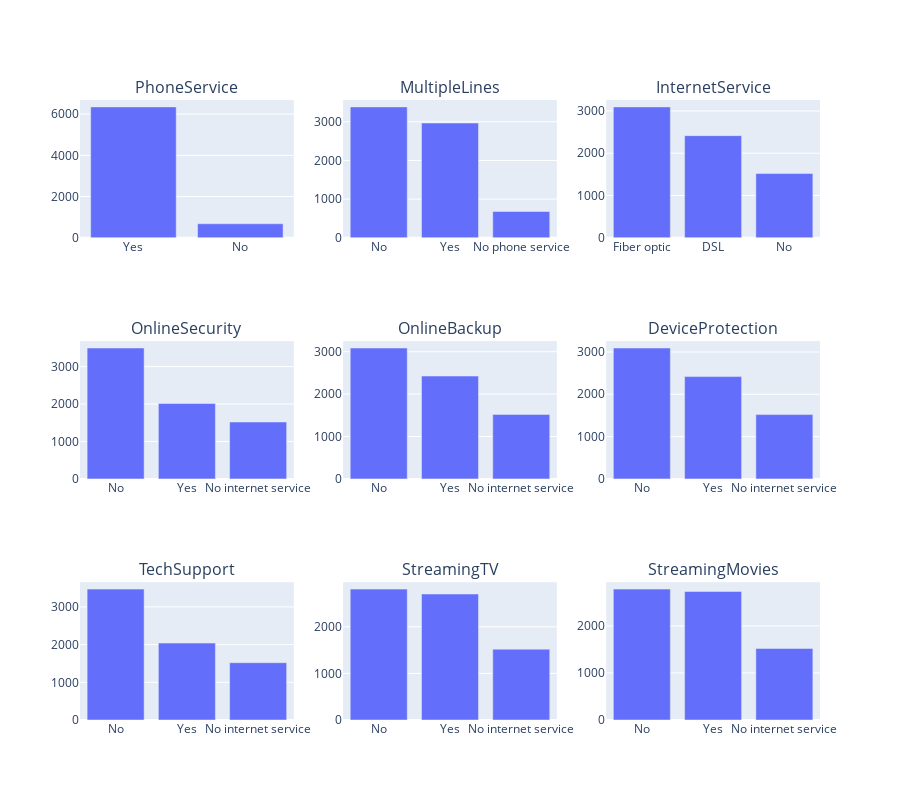

Write notebook code for a chart like this one.
### Code cell
services = ['PhoneService','MultipleLines','InternetService','OnlineSecurity', 'OnlineBackup','DeviceProtection','TechSupport','StreamingTV','StreamingMovies']
fig = make_subplots(
    rows=3, cols=3,
    subplot_titles=services
)

for i, service in enumerate(services):
    service_df = dataset_copy[service].value_counts()
    if 0 <= i < 3:
        row, col = 1, i+1
    elif 3 <= i < 6:
        row, col = 2, (i+1) - 3
    elif 6 <= i < 9:
        row, col = 3, (i+1) - 6


    fig.add_trace(
        px.bar(
            service_df,
            labels={
                "index": "service_choice",
                "value": "customers"
            }
        ).data[0],
        row=row, col=col
    )
    
fig.update_layout(
    height=800,
    showlegend=False
)
fig.show()

### Figure 1 — Plotly figure (JSON) as saved in the notebook; plotly's stock layout.template omitted (floating-point values rounded to 4 significant figures)
{"data": [{"alignmentgroup": "True", "hovertemplate": "variable=PhoneService<br>service_choice=%{x}<br>customers=%{y}<extra></extra>", "legendgroup": "PhoneService", "marker": {"color": "#636efa", "pattern": {"shape": ""}}, "name": "PhoneService", "offsetgroup": "PhoneService", "orientation": "v", "showlegend": true, "textposition": "auto", "type": "bar", "x": ["Yes", "No"], "xaxis": "x", "y": [6352, 680], "yaxis": "y"}, {"alignmentgroup": "True", "hovertemplate": "variable=MultipleLines<br>service_choice=%{x}<br>customers=%{y}<extra></extra>", "legendgroup": "MultipleLines", "marker": {"color": "#636efa", "pattern": {"shape": ""}}, "name": "MultipleLines", "offsetgroup": "MultipleLines", "orientation": "v", "showlegend": true, "textposition": "auto", "type": "bar", "x": ["No", "Yes", "No phone service"], "xaxis": "x2", "y": [3385, 2967, 680], "yaxis": "y2"}, {"alignmentgroup": "True", "hovertemplate": "variable=InternetService<br>service_choice=%{x}<br>customers=%{y}<extra></extra>", "legendgroup": "InternetService", "marker": {"color": "#636efa", "pattern": {"shape": ""}}, "name": "InternetService", "offsetgroup": "InternetService", "orientation": "v", "showlegend": true, "textposition": "auto", "type": "bar", "x": ["Fiber optic", "DSL", "No"], "xaxis": "x3", "y": [3096, 2416, 1520], "yaxis": "y3"}, {"alignmentgroup": "True", "hovertemplate": "variable=OnlineSecurity<br>service_choice=%{x}<br>customers=%{y}<extra></extra>", "legendgroup": "OnlineSecurity", "marker": {"color": "#636efa", "pattern": {"shape": ""}}, "name": "OnlineSecurity", "offsetgroup": "OnlineSecurity", "orientation": "v", "showlegend": true, "textposition": "auto", "type": "bar", "x": ["No", "Yes", "No internet service"], "xaxis": "x4", "y": [3497, 2015, 1520], "yaxis": "y4"}, {"alignmentgroup": "True", "hovertemplate": "variable=OnlineBackup<br>service_choice=%{x}<br>customers=%{y}<extra></extra>", "legendgroup": "OnlineBackup", "marker": {"color": "#636efa", "pattern": {"shape": ""}}, "name": "OnlineBackup", "offsetgroup": "OnlineBackup", "orientation": "v", "showlegend": true, "textposition": "auto", "type": "bar", "x": ["No", "Yes", "No internet service"], "xaxis": "x5", "y": [3087, 2425, 1520], "yaxis": "y5"}, {"alignmentgroup": "True", "hovertemplate": "variable=DeviceProtection<br>service_choice=%{x}<br>customers=%{y}<extra></extra>", "legendgroup": "DeviceProtection", "marker": {"color": "#636efa", "pattern": {"shape": ""}}, "name": "DeviceProtection", "offsetgroup": "DeviceProtection", "orientation": "v", "showlegend": true, "textposition": "auto", "type": "bar", "x": ["No", "Yes", "No internet service"], "xaxis": "x6", "y": [3094, 2418, 1520], "yaxis": "y6"}, {"alignmentgroup": "True", "hovertemplate": "variable=TechSupport<br>service_choice=%{x}<br>customers=%{y}<extra></extra>", "legendgroup": "TechSupport", "marker": {"color": "#636efa", "pattern": {"shape": ""}}, "name": "TechSupport", "offsetgroup": "TechSupport", "orientation": "v", "showlegend": true, "textposition": "auto", "type": "bar", "x": ["No", "Yes", "No internet service"], "xaxis": "x7", "y": [3472, 2040, 1520], "yaxis": "y7"}, {"alignmentgroup": "True", "hovertemplate": "variable=StreamingTV<br>service_choice=%{x}<br>customers=%{y}<extra></extra>", "legendgroup": "StreamingTV", "marker": {"color": "#636efa", "pattern": {"shape": ""}}, "name": "StreamingTV", "offsetgroup": "StreamingTV", "orientation": "v", "showlegend": true, "textposition": "auto", "type": "bar", "x": ["No", "Yes", "No internet service"], "xaxis": "x8", "y": [2809, 2703, 1520], "yaxis": "y8"}, {"alignmentgroup": "True", "hovertemplate": "variable=StreamingMovies<br>service_choice=%{x}<br>customers=%{y}<extra></extra>", "legendgroup": "StreamingMovies", "marker": {"color": "#636efa", "pattern": {"shape": ""}}, "name": "StreamingMovies", "offsetgroup": "StreamingMovies", "orientation": "v", "showlegend": true, "textposition": "auto", "type": "bar", "x": ["No", "Yes", "No internet service"], "xaxis": "x9", "y": [2781, 2731, 1520], "yaxis": "y9"}], "layout": {"annotations": [{"font": {"size": 16}, "showarrow": false, "text": "PhoneService", "x": 0.1444, "xanchor": "center", "xref": "paper", "y": 1, "yanchor": "bottom", "yref": "paper"}, {"font": {"size": 16}, "showarrow": false, "text": "MultipleLines", "x": 0.5, "xanchor": "center", "xref": "paper", "y": 1, "yanchor": "bottom", "yref": "paper"}, {"font": {"size": 16}, "showarrow": false, "text": "InternetService", "x": 0.8556, "xanchor": "center", "xref": "paper", "y": 1, "yanchor": "bottom", "yref": "paper"}, {"font": {"size": 16}, "showarrow": false, "text": "OnlineSecurity", "x": 0.1444, "xanchor": "center", "xref": "paper", "y": 0.6111, "yanchor": "bottom", "yref": "paper"}, {"font": {"size": 16}, "showarrow": false, "text": "OnlineBackup", "x": 0.5, "xanchor": "center", "xref": "paper", "y": 0.6111, "yanchor": "bottom", "yref": "paper"}, {"font": {"size": 16}, "showarrow": false, "text": "DeviceProtection", "x": 0.8556, "xanchor": "center", "xref": "paper", "y": 0.6111, "yanchor": "bottom", "yref": "paper"}, {"font": {"size": 16}, "showarrow": false, "text": "TechSupport", "x": 0.1444, "xanchor": "center", "xref": "paper", "y": 0.2222, "yanchor": "bottom", "yref": "paper"}, {"font": {"size": 16}, "showarrow": false, "text": "StreamingTV", "x": 0.5, "xanchor": "center", "xref": "paper", "y": 0.2222, "yanchor": "bottom", "yref": "paper"}, {"font": {"size": 16}, "showarrow": false, "text": "StreamingMovies", "x": 0.8556, "xanchor": "center", "xref": "paper", "y": 0.2222, "yanchor": "bottom", "yref": "paper"}], "height": 800, "showlegend": false, "xaxis": {"anchor": "y", "domain": [0, 0.2889]}, "xaxis2": {"anchor": "y2", "domain": [0.3556, 0.6444]}, "xaxis3": {"anchor": "y3", "domain": [0.7111, 1]}, "xaxis4": {"anchor": "y4", "domain": [0, 0.2889]}, "xaxis5": {"anchor": "y5", "domain": [0.3556, 0.6444]}, "xaxis6": {"anchor": "y6", "domain": [0.7111, 1]}, "xaxis7": {"anchor": "y7", "domain": [0, 0.2889]}, "xaxis8": {"anchor": "y8", "domain": [0.3556, 0.6444]}, "xaxis9": {"anchor": "y9", "domain": [0.7111, 1]}, "yaxis": {"anchor": "x", "domain": [0.7778, 1]}, "yaxis2": {"anchor": "x2", "domain": [0.7778, 1]}, "yaxis3": {"anchor": "x3", "domain": [0.7778, 1]}, "yaxis4": {"anchor": "x4", "domain": [0.3889, 0.6111]}, "yaxis5": {"anchor": "x5", "domain": [0.3889, 0.6111]}, "yaxis6": {"anchor": "x6", "domain": [0.3889, 0.6111]}, "yaxis7": {"anchor": "x7", "domain": [0, 0.2222]}, "yaxis8": {"anchor": "x8", "domain": [0, 0.2222]}, "yaxis9": {"anchor": "x9", "domain": [0, 0.2222]}}}
